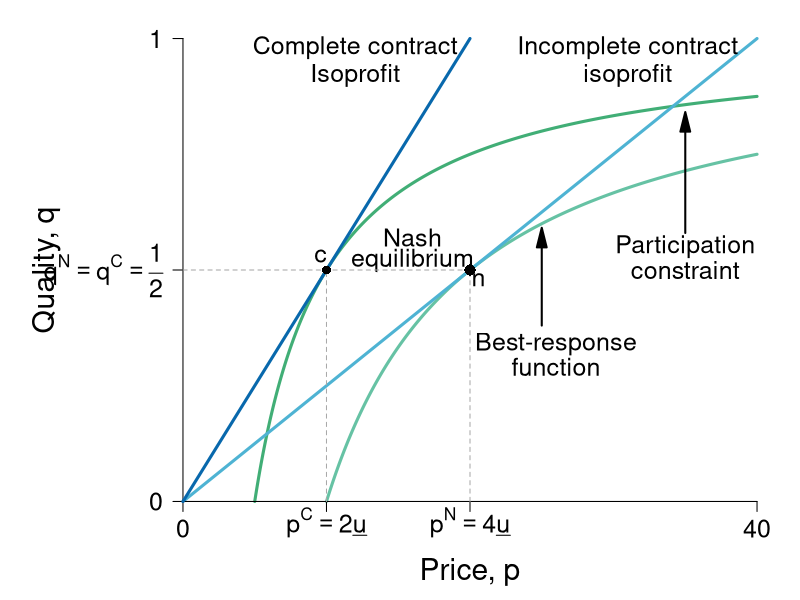

Here is the R script that generated this plot:
require(ggplot2)
require(shape)
pdf(file = "information_power/information_icc_pc.pdf", width = 9, height = 7)

#Set parameters for graphics
axislabelsize <- 1.8
labelsize <- 1.5
namesize <- 1.8
annotatesize <- 1.5
graphlinewidth <- 2
segmentlinewidth <- 1.5

COL <- c("#7fc97f", "#beaed4", "#fdc086", "#ffff99", "#386cb0", "#f0027f", "#bf5b17", "#666666")
COLA <- c("#e0f3db", "#99d8c9","#66c2a4","#41ae76", "#238b45", "#005824")
COLB <- c("#c6dbef", "#4eb3d3", "#2b8cbe", "#0868ac","#084081")
COLC <- c("#fcfbfd", "#efedf5", "#dadaeb", "#bcbddc", "#9e9ac8", "#807dba", "#6a51a3", "#54278f", "#3f007d")

isov <- function(p, delta = 5) {
  (p - delta)/p
}

brfFn <- function(p, delta = 5) {
  1 - (2 * delta) /p
}

solowCondition <- function(p, delta = 5){
  (p*(1/(8*delta)))
}

par(mar =  c(4, 8, 1, 1))
xlims <- c(0, 40)
ylims <- c(0, 1)


plot(0, 0, xlim = xlims, ylim = ylims, type = "n",
     xlab = expression(paste("")),
     ylab = expression(paste("")),
     xaxt = "n", yaxt = "n", cex.lab = axislabelsize, bty = "n")

mtext(expression(paste("Price, ", p)), side = 1, line = 2.5, cex = axislabelsize)
text(-9.5, 0.5*ylims[2], expression(paste("Quality, ", q)), xpd = TRUE, cex = axislabelsize, srt = 90) 


npts <- 500 
npts2 <- 501
#Specify the sequences of points for graphing. 
xx1 <- seq(10, xlims[2], length.out = npts)
xx2 <- seq(xlims[1], xlims[2], length.out = npts)
xx0 <- seq(5, xlims[2], length.out = npts)


#Draw the lines for the graphs
lines(xx0, isov(xx0, delta = 5), col = COLA[4], lwd = 3)
lines(xx1, brfFn(xx1), col = COLA[3], lwd = 3)
lines(xx2, solowCondition(xx2, delta = 5), col = COLB[2], lwd = 3)

#Customize ticks and labels for the plot
ticksy <- c(0, 0.5, 1)
ylabels <- c(0, expression(paste(q^N == q^C, phantom() == frac(1,2))), 1)
ticksx <- c(0, 10, 20, 40)
xlabels <- c(0, expression(paste(p^C == 2*underline("u"))), expression(p^N == paste(4*underline("u"))), 40)
axis(1, at = ticksx, pos = 0, labels = xlabels, cex.axis = labelsize)
axis(2, at = ticksy, pos = 0, labels = ylabels, las = 1, cex.axis = labelsize)

#Annotation of the three graphs and the NE
text(31, 0.98, expression(paste("Incomplete contract")), cex = annotatesize)
text(31, 0.92, expression(paste("isoprofit")), cex = annotatesize)
#text(31, 0.85, expression(paste(q == frac(p, 8*underline("u")))), cex = annotatesize)
text(26, 0.34, expression(paste("Best-response")), cex = annotatesize)
text(26, 0.29, expression(paste("function")), cex = annotatesize)
#text(25, 0.21, expression(paste(q == 1 - frac(2*underline("u"), p))), cex = annotatesize)
Arrows(25, 0.38, 25, 0.57, col = "black", lty = 1, lwd = 2, arr.type = "triangle")


text(16, 0.57, expression(paste("Nash")), cex = annotatesize)
text(16, 0.52, expression(paste("equilibrium")), cex = annotatesize)
text(20.6, 0.48, expression(paste("n")), cex = annotatesize)


text(12, 0.98, expression(paste("Complete contract")), cex = annotatesize)
text(12, 0.92, expression(paste("Isoprofit")), cex = annotatesize)
#text(12, 0.85, expression(paste(q == frac(p, 4*underline("u")))), cex = annotatesize)
text(35, 0.55, expression(paste("Participation")), cex = annotatesize)
text(35, 0.5, expression(paste("constraint")), cex = annotatesize)
#text(35, 0.42, expression(paste(q == 1 - frac(underline("u"), p))), cex = annotatesize)
Arrows(35, 0.58, 35, 0.82, col = "black", lty = 1, lwd = 2, arr.type = "triangle")


#Lines for the coordinates of the Nash equilbrium
segments(20, 0, 20, 0.5, lty = 2, col = "darkgray")
segments(0, 0.5, 20, 0.5, lty = 2, col = "darkgray")
segments(10, 0, 10, 0.5, lty = 2, col = "darkgray")

#Iso-profit slope annotation
# text(25, 0.81, expression(paste("Slope = ", frac(1, 8*delta))))
# Arrows(25, 0.79, 25, 0.66, col = "black", lty = 1, lwd = 2, arr.type = "triangle")

#BRF Slope annotation
# text(25, 0.41, expression(paste("Slope = ", frac(2*delta, p^2))))
# Arrows(25, 0.43, 25, 0.56, col = "black", lty = 1, lwd = 2, arr.type = "triangle")

#Add a point for the NE
points(20, 0.5, pch = 16, col = "black", cex = 1.5)

#Add a ray and a point for d.  
segments(0, 0, 20, 1, lty = 1, lwd = 3, col = COLB[4])
points(10, 0.5, pch = 16, col = "black", cex = 1.2)
text(9.6, 0.53, expression(paste("c")), cex = annotatesize)

#Add a ray and a point for a. 
# segments(0, 0, 20, 0.25, lty = 2, lwd = 3, col = "darkgray")
# points(11.8, 0.15, pch = 16, col = "black", cex = 1.2)
# text(11.3, 0.17, expression(paste("c")))

dev.off()
